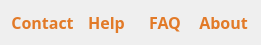
   <widget class="QWidget" name="horizontalLayoutWidget_2">
    <property name="geometry">
     <rect>
      <x>571</x>
      <y>151</y>
      <width>261</width>
      <height>23</height>
     </rect>
    </property>
    <layout class="QHBoxLayout" name="hlButtonsRight">
     <property name="spacing">
      <number>6</number>
     </property>
     <item>
      <widget class="QPushButton" name="buttonContact">
       <property name="font">
        <font>
         <family>Modern Antiqua</family>
         <pointsize>12</pointsize>
         <weight>75</weight>
         <italic>false</italic>
         <bold>true</bold>
        </font>
       </property>
       <property name="focusPolicy">
        <enum>Qt::NoFocus</enum>
       </property>
       <property name="styleSheet">
        <string notr="true">border: 0px;
color: #e27a28;</string>
       </property>
       <property name="text">
        <string>Contact</string>
       </property>
       <property name="autoDefault">
        <bool>false</bool>
       </property>
       <property name="flat">
        <bool>true</bool>
       </property>
      </widget>
     </item>
     <item>
      <widget class="QPushButton" name="buttonHelp">
       <property name="font">
        <font>
         <family>Modern Antiqua</family>
         <pointsize>12</pointsize>
         <weight>75</weight>
         <bold>true</bold>
        </font>
       </property>
       <property name="focusPolicy">
        <enum>Qt::NoFocus</enum>
       </property>
       <property name="styleSheet">
        <string notr="true">border: 0px;
color: #e27a28;</string>
       </property>
       <property name="text">
        <string>Help</string>
       </property>
       <property name="autoDefault">
        <bool>false</bool>
       </property>
       <property name="flat">
        <bool>true</bool>
       </property>
      </widget>
     </item>
     <item>
      <widget class="QPushButton" name="buttonFAQ">
       <property name="font">
        <font>
         <family>Modern Antiqua</family>
         <pointsize>12</pointsize>
         <weight>75</weight>
         <bold>true</bold>
        </font>
       </property>
       <property name="focusPolicy">
        <enum>Qt::NoFocus</enum>
       </property>
       <property name="styleSheet">
        <string notr="true">border: 0px;
color: #e27a28;</string>
       </property>
       <property name="text">
        <string>FAQ</string>
       </property>
       <property name="autoDefault">
        <bool>false</bool>
       </property>
       <property name="flat">
        <bool>true</bool>
       </property>
      </widget>
     </item>
     <item>
      <widget class="QPushButton" name="buttonAbout">
       <property name="font">
        <font>
         <family>Modern Antiqua</family>
         <pointsize>12</pointsize>
         <weight>75</weight>
         <italic>false</italic>
         <bold>true</bold>
        </font>
       </property>
       <property name="focusPolicy">
        <enum>Qt::NoFocus</enum>
       </property>
       <property name="styleSheet">
        <string notr="true">border: 0px;
color: #e27a28;</string>
       </property>
       <property name="text">
        <string>About</string>
       </property>
       <property name="autoDefault">
        <bool>false</bool>
       </property>
       <property name="flat">
        <bool>true</bool>
       </property>
      </widget>
     </item>
    </layout>
   </widget>
